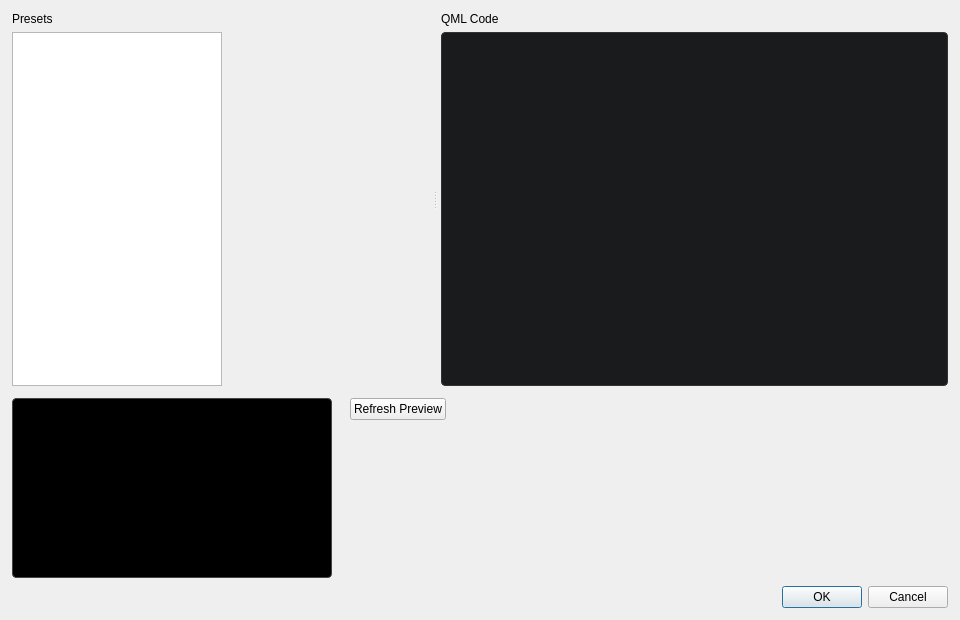
<?xml version="1.0" encoding="UTF-8"?>
<ui version="4.0">
 <class>QmlEditDialog</class>
 <widget class="QDialog" name="QmlEditDialog">
  <property name="windowTitle">
   <string>QML Editor</string>
  </property>
  <property name="minimumSize">
   <size>
    <width>960</width>
    <height>620</height>
   </size>
  </property>
  <layout class="QVBoxLayout" name="mainLayout">
   <property name="spacing">
    <number>8</number>
   </property>
   <property name="leftMargin">
    <number>12</number>
   </property>
   <property name="topMargin">
    <number>12</number>
   </property>
   <property name="rightMargin">
    <number>12</number>
   </property>
   <property name="bottomMargin">
    <number>12</number>
   </property>

   <item>
    <widget class="QSplitter" name="splitter">
     <property name="sizePolicy">
      <sizepolicy hsizetype="Expanding" vsizetype="Expanding">
       <horstretch>0</horstretch>
       <verstretch>1</verstretch>
      </sizepolicy>
     </property>
     <property name="orientation">
      <enum>Qt::Horizontal</enum>
     </property>

     <!-- Left pane: preset list -->
     <widget class="QWidget" name="leftPane">
      <layout class="QVBoxLayout" name="leftLayout">
       <property name="leftMargin"><number>0</number></property>
       <property name="topMargin"><number>0</number></property>
       <property name="rightMargin"><number>4</number></property>
       <property name="bottomMargin"><number>0</number></property>
       <item>
        <widget class="QLabel" name="presetsLabel">
         <property name="text"><string>Presets</string></property>
        </widget>
       </item>
       <item>
        <widget class="QListWidget" name="presetList">
         <property name="minimumSize">
          <size><width>160</width><height>0</height></size>
         </property>
         <property name="maximumSize">
          <size><width>210</width><height>16777215</height></size>
         </property>
        </widget>
       </item>
      </layout>
     </widget>

     <!-- Right pane: code editor -->
     <widget class="QWidget" name="rightPane">
      <layout class="QVBoxLayout" name="rightLayout">
       <property name="leftMargin"><number>4</number></property>
       <property name="topMargin"><number>0</number></property>
       <property name="rightMargin"><number>0</number></property>
       <property name="bottomMargin"><number>0</number></property>
       <item>
        <widget class="QLabel" name="editorLabel">
         <property name="text"><string>QML Code</string></property>
        </widget>
       </item>
       <item>
        <widget class="QPlainTextEdit" name="codeEdit">
         <property name="lineWrapMode">
          <enum>QPlainTextEdit::NoWrap</enum>
         </property>
         <property name="styleSheet">
          <string notr="true">QPlainTextEdit { background:#1a1b1d; color:#d4d4d4; border:1px solid #333; border-radius:4px; }</string>
         </property>
        </widget>
       </item>
      </layout>
     </widget>
    </widget>
   </item>

   <!-- Preview strip -->
   <item>
    <widget class="QWidget" name="previewRow" native="true">
     <layout class="QHBoxLayout" name="previewLayout">
      <property name="leftMargin"><number>0</number></property>
      <property name="topMargin"><number>4</number></property>
      <property name="rightMargin"><number>0</number></property>
      <property name="bottomMargin"><number>0</number></property>
      <item>
       <widget class="QLabel" name="previewLabel">
        <property name="minimumSize">
         <size><width>320</width><height>180</height></size>
        </property>
        <property name="maximumSize">
         <size><width>320</width><height>180</height></size>
        </property>
        <property name="styleSheet">
         <string notr="true">background:#000; border:1px solid #444; border-radius:4px;</string>
        </property>
        <property name="text"><string>No preview</string></property>
        <property name="alignment">
         <set>Qt::AlignCenter</set>
        </property>
       </widget>
      </item>
      <item>
       <spacer name="previewGap">
        <property name="orientation"><enum>Qt::Horizontal</enum></property>
        <property name="sizeType"><enum>QSizePolicy::Fixed</enum></property>
        <property name="sizeHint" stdset="0">
         <size><width>12</width><height>0</height></size>
        </property>
       </spacer>
      </item>
      <item>
       <layout class="QVBoxLayout" name="previewSideLayout">
        <property name="alignment"><set>Qt::AlignTop</set></property>
        <item>
         <widget class="QPushButton" name="refreshPreviewBtn">
          <property name="text"><string>Refresh Preview</string></property>
         </widget>
        </item>
        <item>
         <widget class="QLabel" name="errorLabel">
          <property name="text"><string/></property>
          <property name="wordWrap"><bool>true</bool></property>
          <property name="styleSheet">
           <string notr="true">color:#ff6060; font-size:11px;</string>
          </property>
         </widget>
        </item>
        <item>
         <spacer name="previewSideSpacer">
          <property name="orientation"><enum>Qt::Vertical</enum></property>
          <property name="sizeHint" stdset="0">
           <size><width>0</width><height>40</height></size>
          </property>
         </spacer>
        </item>
       </layout>
      </item>
      <item>
       <spacer name="previewTrailSpacer">
        <property name="orientation"><enum>Qt::Horizontal</enum></property>
        <property name="sizeHint" stdset="0">
         <size><width>40</width><height>0</height></size>
        </property>
       </spacer>
      </item>
     </layout>
    </widget>
   </item>

   <!-- OK / Cancel -->
   <item>
    <widget class="QDialogButtonBox" name="buttonBox">
     <property name="standardButtons">
      <set>QDialogButtonBox::Cancel|QDialogButtonBox::Ok</set>
     </property>
    </widget>
   </item>
  </layout>
 </widget>
 <resources/>
 <connections/>
</ui>
